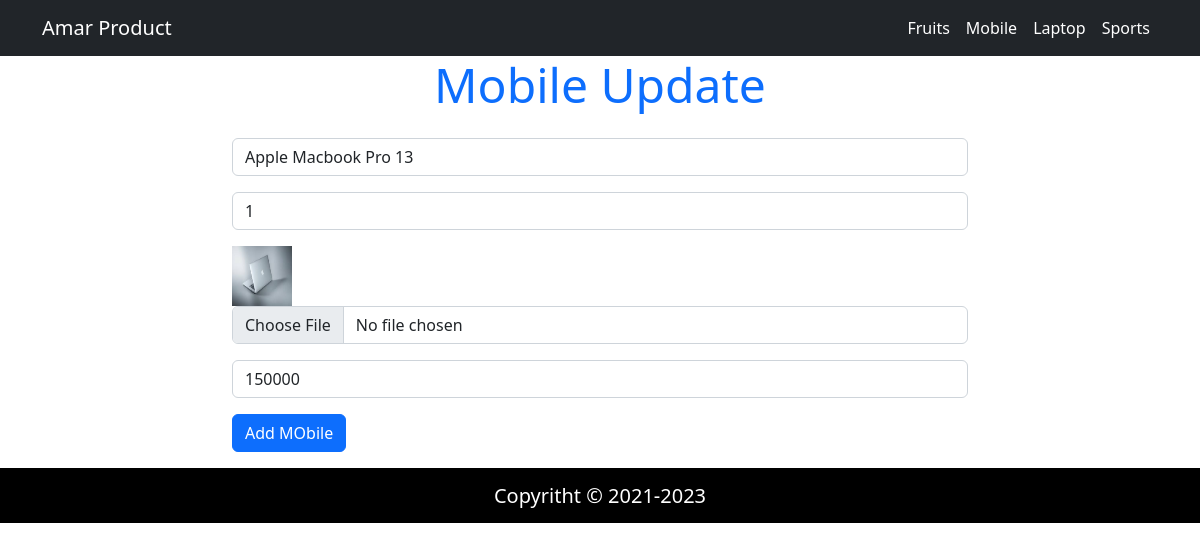
The page /laptopEdit.php?id=11 on the database its author committed.
### tables this page shows
CREATE TABLE `laptoptable` (
  `id` int(11) NOT NULL,
  `mobilename` varchar(100) NOT NULL,
  `Qty` varchar(50) NOT NULL,
  `mobileimage` varchar(100) NOT NULL,
  `mobileprice` varchar(50) NOT NULL
);

### config/config.php (called while the page is built, shortened)
<?php
    class Connection{
        public function __construct(){
            $this->con = new mysqli("localhost","root","","fruits_manager");
        }
    }
?>

### classes/LaptopManager.php (called while the page is built, shortened)
<?php
    include("config/config.php");
    class LaptopManager extends Connection{
        public function edit($tid){
              $fire = $this->con->query("SELECT * FROM `laptoptable` WHERE id = '$tid'");
             return $fire;
        }
    }
?>

### laptopEdit.php (the view, shortened to what this page needs)
<?php include("includes/header.php") ?>
<?php
     include("classes/LaptopManager.php");
     $t1 = new LaptopManager();
     $id = $_GET['id'];
     if(isset($_GET['id'])){
        $data = $t1->edit($id);
        $row = mysqli_fetch_assoc($data);
     }
?>
<div class="container">
    <div class="row">
        <div class="col-lg-8 offset-2">
            <div class="addTask">
                    <form action="" method="POST" enctype="multipart/form-data">
                        <h2 class="display-5 text-primary text-center mb-4">Mobile Update</h2>
                        <div class="form-group mb-3">
                            <input type="text" name="new_mobilename" id="addTask" placeholder="Enter Mobile Name" class="form-control" value="<?php echo $row['mobilename'] ?>">
                        </div>
                        <div class="form-group mb-3">
                            <input type="text" name="new_Qty" id="addTask" placeholder="Enter Quantity" class="form-control" value="<?php echo $row['Qty'] ?>">
                        </div>
                        <div class="form-group mb-3">
                            <img src="upload/<?php echo $row['mobileimage']?>" alt="" width="60px" height="60px">
                            <input type="file" name="new_mobileimage" id="taskImage" class="form-control" value="<?php echo $row['mobileimage'] ?>">
                        </div>
                        <div class="form-group mb-3">
                            <input type="text" name="new_mobileprice" id="addTask" placeholder="Enter Price" class="form-control" value="<?php echo $row['mobileprice'] ?>">
                        </div>
                        <div class="form-group mb-3">
                            <input type="submit" name="upd_mobile"  class="btn btn-primary" value="Add MObile">
                        </div>
                    </form>
                </div>
        </div>
    </div>
</div>
<?php include("includes/footer.php") ?>

### rows shown on the page
laptoptable: new_mobilename "Apple Macbook Pro 13", new_Qty "1", mobileimage (picture), new_mobileprice "150000"
